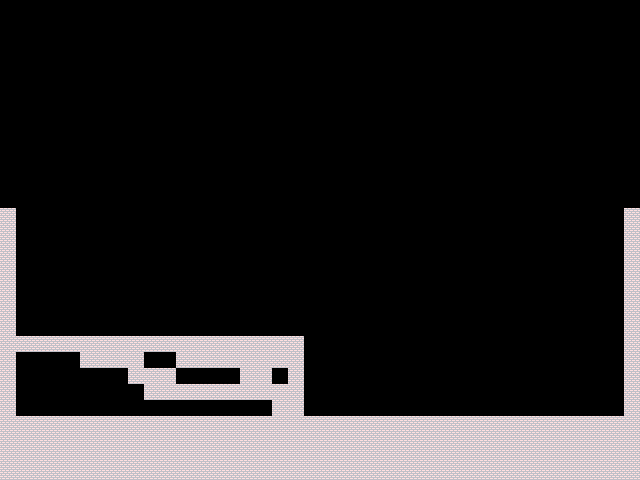

This game map was drawn from its Tiled (.tmx) file and the tilesets committed beside it. A one-line description and the full map source follow:
An orthogonal 40x30 tile map with 16x16 px tiles, 1 tile layer (tiles).

<map version="1.0" orientation="orthogonal" renderorder="right-down" width="40" height="30" tilewidth="16" tileheight="16" nextobjectid="1">
 <tileset firstgid="1" name="tiles" tilewidth="16" tileheight="16" tilecount="192">
  <image source="../images/tiles.png" trans="ff00ff" width="256" height="192" />
 </tileset>
 <layer name="tiles" width="40" height="30">
  <data encoding="csv">
0,0,0,0,0,0,0,0,0,0,0,0,0,0,0,0,0,0,0,0,0,0,0,0,0,0,0,0,0,0,0,0,0,0,0,0,0,0,0,0,
0,0,0,0,0,0,0,0,0,0,0,0,0,0,0,0,0,0,0,0,0,0,0,0,0,0,0,0,0,0,0,0,0,0,0,0,0,0,0,0,
0,0,0,0,0,0,0,0,0,0,0,0,0,0,0,0,0,0,0,0,0,0,0,0,0,0,0,0,0,0,0,0,0,0,0,0,0,0,0,0,
0,0,0,0,0,0,0,0,0,0,0,0,0,0,0,0,0,0,0,0,0,0,0,0,0,0,0,0,0,0,0,0,0,0,0,0,0,0,0,0,
0,0,0,0,0,0,0,0,0,0,0,0,0,0,0,0,0,0,0,0,0,0,0,0,0,0,0,0,0,0,0,0,0,0,0,0,0,0,0,0,
0,0,0,0,0,0,0,0,0,0,0,0,0,0,0,0,0,0,0,0,0,0,0,0,0,0,0,0,0,0,0,0,0,0,0,0,0,0,0,0,
0,0,0,0,0,0,0,0,0,0,0,0,0,0,0,0,0,0,0,0,0,0,0,0,0,0,0,0,0,0,0,0,0,0,0,0,0,0,0,0,
0,0,0,0,0,0,0,0,0,0,0,0,0,0,0,0,0,0,0,0,0,0,0,0,0,0,0,0,0,0,0,0,0,0,0,0,0,0,0,0,
0,0,0,0,0,0,0,0,0,0,0,0,0,0,0,0,0,0,0,0,0,0,0,0,0,0,0,0,0,0,0,0,0,0,0,0,0,0,0,0,
0,0,0,0,0,0,0,0,0,0,0,0,0,0,0,0,0,0,0,0,0,0,0,0,0,0,0,0,0,0,0,0,0,0,0,0,0,0,0,0,
0,0,0,0,0,0,0,0,0,0,0,0,0,0,0,0,0,0,0,0,0,0,0,0,0,0,0,0,0,0,0,0,0,0,0,0,0,0,0,0,
0,0,0,0,0,0,0,0,0,0,0,0,0,0,0,0,0,0,0,0,0,0,0,0,0,0,0,0,0,0,0,0,0,0,0,0,0,0,0,0,
0,0,0,0,0,0,0,0,0,0,0,0,0,0,0,0,0,0,0,0,0,0,0,0,0,0,0,0,0,0,0,0,0,0,0,0,0,0,0,0,
31,0,0,0,0,0,0,0,0,0,0,0,0,0,0,0,0,0,0,0,0,0,0,0,0,0,0,0,0,0,0,0,0,0,0,0,0,0,0,31,
31,0,0,0,0,0,0,0,0,0,0,0,0,0,0,0,0,0,0,0,0,0,0,0,0,0,0,0,0,0,0,0,0,0,0,0,0,0,0,31,
31,0,0,0,0,0,0,0,0,0,0,0,0,0,0,0,0,0,0,0,0,0,0,0,0,0,0,0,0,0,0,0,0,0,0,0,0,0,0,31,
31,0,0,0,0,0,0,0,0,0,0,0,0,0,0,0,0,0,0,0,0,0,0,0,0,0,0,0,0,0,0,0,0,0,0,0,0,0,0,31,
31,0,0,0,0,0,0,0,0,0,0,0,0,0,0,0,0,0,0,0,0,0,0,0,0,0,0,0,0,0,0,0,0,0,0,0,0,0,0,31,
31,0,0,0,0,0,0,0,0,0,0,0,0,0,0,0,0,0,0,0,0,0,0,0,0,0,0,0,0,0,0,0,0,0,0,0,0,0,0,31,
31,0,0,0,0,0,0,0,0,0,0,0,0,0,0,0,0,0,0,0,0,0,0,0,0,0,0,0,0,0,0,0,0,0,0,0,0,0,0,31,
31,0,0,0,0,0,0,0,0,0,0,0,0,0,0,0,0,0,0,0,0,0,0,0,0,0,0,0,0,0,0,0,0,0,0,0,0,0,0,31,
31,31,31,31,31,31,31,31,31,31,31,31,31,31,31,31,31,31,31,0,0,0,0,0,0,0,0,0,0,0,0,0,0,0,0,0,0,0,0,31,
31,0,0,0,0,31,31,31,31,0,0,31,31,31,31,31,31,31,31,0,0,0,0,0,0,0,0,0,0,0,0,0,0,0,0,0,0,0,0,31,
31,0,0,0,0,0,0,0,31,31,31,0,0,0,0,31,31,0,31,0,0,0,0,0,0,0,0,0,0,0,0,0,0,0,0,0,0,0,0,31,
31,0,0,0,0,0,0,0,0,31,31,31,31,31,31,31,31,31,31,0,0,0,0,0,0,0,0,0,0,0,0,0,0,0,0,0,0,0,0,31,
31,0,0,0,0,0,0,0,0,0,0,0,0,0,0,0,0,31,31,0,0,0,0,0,0,0,0,0,0,0,0,0,0,0,0,0,0,0,0,31,
31,31,31,31,31,31,31,31,31,31,31,31,31,31,31,31,31,31,31,31,31,31,31,31,31,31,31,31,31,31,31,31,31,31,31,31,31,31,31,31,
31,31,31,31,31,31,31,31,31,31,31,31,31,31,31,31,31,31,31,31,31,31,31,31,31,31,31,31,31,31,31,31,31,31,31,31,31,31,31,31,
31,31,31,31,31,31,31,31,31,31,31,31,31,31,31,31,31,31,31,31,31,31,31,31,31,31,31,31,31,31,31,31,31,31,31,31,31,31,31,31,
31,31,31,31,31,31,31,31,31,31,31,31,31,31,31,31,31,31,31,31,31,31,31,31,31,31,31,31,31,31,31,31,31,31,31,31,31,31,31,31
</data>
 </layer>
</map>
